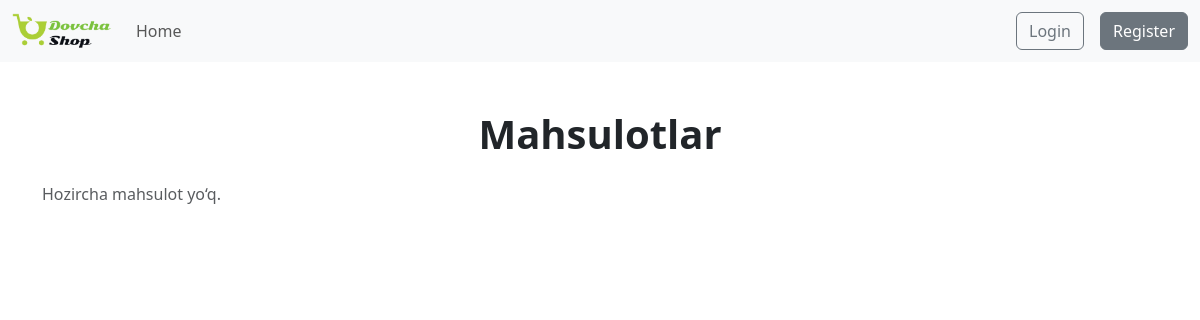
The app's page /, older data.
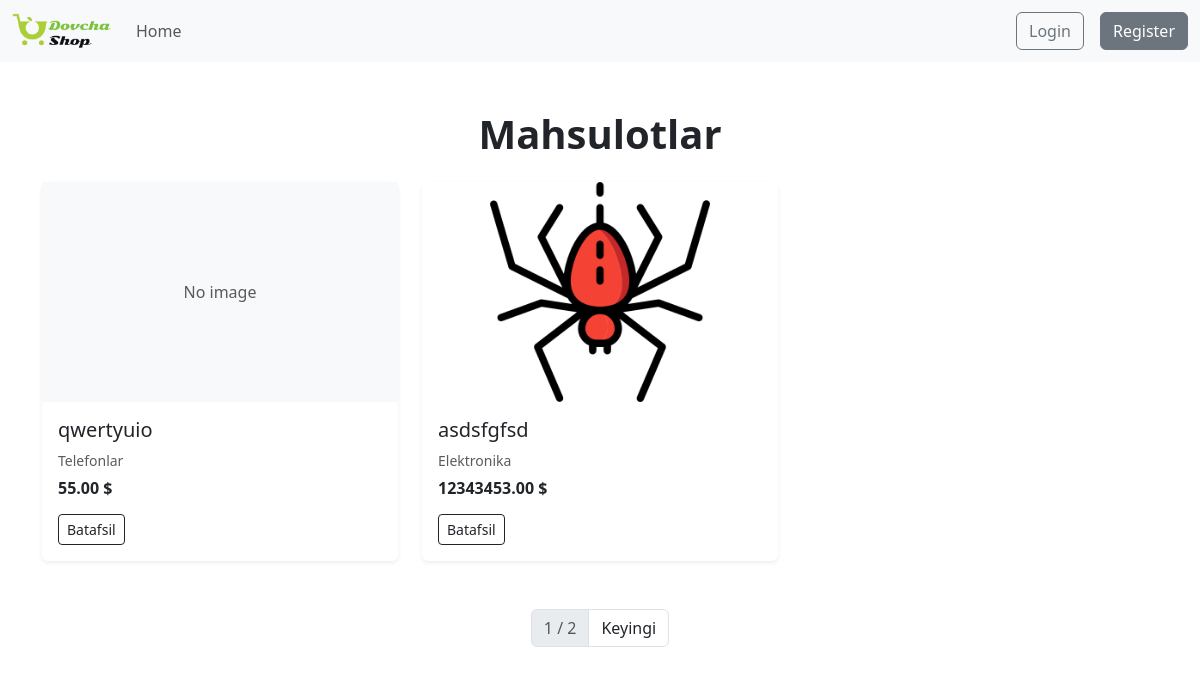
The same page, newer data.
### catalog/models.py (models this page shows, shortened)
class Product(models.Model):
   seller = models.ForeignKey(
       settings.AUTH_USER_MODEL,
       on_delete=models.CASCADE,
       related_name="products"
   )
   category = models.ForeignKey(
       Category,
       on_delete=models.SET_NULL,
       null=True,
       blank=True,
       related_name="products"
   )
   name = models.CharField(max_length=200)
   slug = models.SlugField(max_length=220, unique=True)
   price = models.DecimalField(max_digits=12, decimal_places=2)
   short_description = models.CharField(max_length=255, blank=True)
   description = models.TextField(blank=True)
   stock = models.PositiveIntegerField(default=0)
   is_active = models.BooleanField(default=True)
   main_image = models.ImageField(upload_to="products/main/", blank=True, null=True)
   created_at = models.DateTimeField(auto_now_add=True)

class Category(models.Model):
  name = models.CharField(max_length=120)
  slug = models.SlugField(max_length=140, unique=True)
  parent = models.ForeignKey("self", on_delete=models.SET_NULL, null=True,blank=True,related_name="children")
  class Meta:
    verbose_name_plural = "Categories"

### catalog/views.py (the view)
# urls.py: path("", views.ProductListView.as_view(), name="product_list"),
class ProductListView(ListView):
   model = Product
   template_name = "catalog/product_list.html"
   context_object_name = "products"
   paginate_by = 2
   def get_queryset(self):
       return (
           Product.objects.filter(is_active=True).select_related("category", "seller").order_by("-created_at")
       )

### templates/catalog/product_list.html (shortened to what this page needs)
{% extends "base.html" %}
{% block content %}
<div class="container py-5">
<h1 class="mb-4 fw-semibold text-center">Mahsulotlar</h1>
<div class="row g-4">
{% for p in products %}
<div class="col-md-4">
  <div class="card h-100 border-0 shadow-sm">
    {% if p.main_image %}
      <img src="{{ p.main_image.url }}" class="card-img-top" style="height:220px;object-fit:contain;" alt="{{ p.name }}">
    {% else %}
      <div class="d-flex align-items-center justify-content-center bg-light" style="height:220px;">
        <span class="text-muted">No image</span>
      </div>
    {% endif %}
    <div class="card-body">
      <h5 class="card-title">{{ p.name }}</h5>
      <p class="text-muted small mb-2">
        {% if p.category %}
          {{ p.category.name }}
        {% else %}
          No category
        {% endif %}
      </p>
      <h6 class="fw-bold mb-3">{{ p.price }} $</h6>
      <a href="{% url 'product_detail' p.slug %}" class="btn btn-outline-dark btn-sm">
        Batafsil
      </a>
    </div>
  </div>
</div>
{% empty %}
<p class="text-muted">Hozircha mahsulot yo‘q.</p>
{% endfor %}
</div>
{% if is_paginated %}
<nav class="mt-5 d-flex justify-content-center">
  <ul class="pagination">
    <li class="page-item disabled">
      <span class="page-link">
        {{ page_obj.number }} / {{ page_obj.paginator.num_pages }}
      </span>
    </li>
    {% if page_obj.has_next %}
    <li class="page-item">
      <a class="page-link text-dark" href="?page={{ page_obj.next_page_number }}">
        Keyingi
      </a>
    </li>
    {% endif %}
  </ul>
</nav>
{% endif %}
</div>
{% endblock %}

Row changes from the older to the newer data that the page shows:
added Product: main_image "No image", name "qwertyuio", category.name "Telefonlar", price "55.00"
added Product: main_image (picture), name "asdsfgfsd", category.name "Elektronika", price "12343453.00"
Text that changed along with them:
{{ page_obj.number }}: (not shown) → "1"
{{ page_obj.paginator.num_pages }}: (not shown) → "2"
text no longer shown: "Hozircha mahsulot yo‘q."
text now shown: "/ Keyingi"
